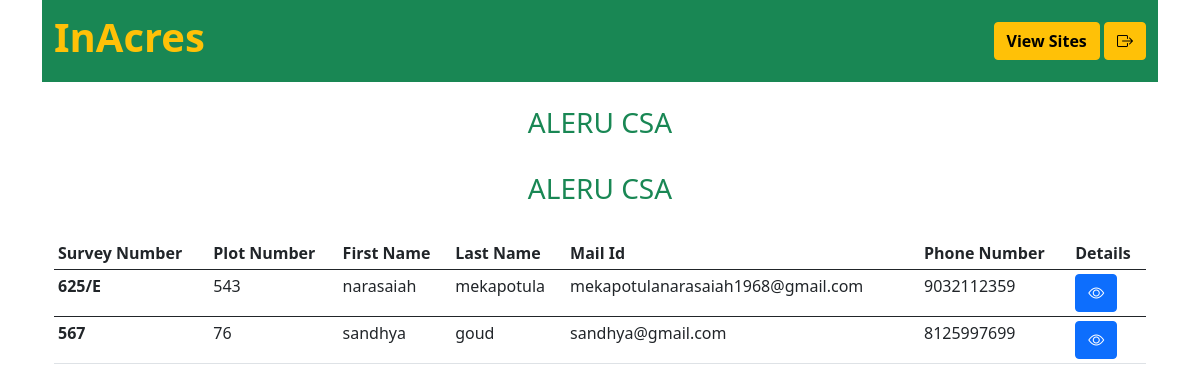
/user_details/aleru/ (signed in), run on the app's committed database.
### app/models.py (models this page shows, shortened)
class Document_details(models.Model):
    project_name = models.ForeignKey(New_project, on_delete=models.CASCADE)
    plot_no = models.ForeignKey(New_registration, on_delete=models.CASCADE, related_name='plot_nos')
    katha_no = models.CharField(max_length=50, blank=False, null=False, unique=True, help_text='Enter Katha Number..')
    new_passbook_no = models.CharField(max_length=50, blank=False, null=False, unique=True, help_text='Enter passbook Number..')
    document_no = models.CharField(max_length=100, blank=False, null=False, unique=True, help_text='Enter Extent document number..')
    aadhar_no = models.BigIntegerField( unique=True, help_text='Enter Aadhar Number..')
    pass_photo = models.ImageField(upload_to='app/',null=False, blank=False, editable=True,  help_text='Upload Passport size Image..')
    passbook_photo = models.ImageField(upload_to='app/',null=False, blank=False, editable=True,  help_text='Upload passbook Image..')
    Note = models.TextField(help_text='please enter note..')

class New_project(models.Model):
    project_name = models.CharField(max_length=100, unique=True, blank=False, null=False)

class New_registration(models.Model):
    STATE = (
        ('AP', 'ANDHRA PRADESH'),
        ('TS', 'TELANGANA')
    )
    project_name = models.ForeignKey(New_project, on_delete=models.CASCADE)
    plot_no = models.CharField(max_length=20, unique=True, blank=False, null=False)
    first_name = models.CharField(max_length=100, blank=False, null=False)
    last_name = models.CharField(max_length=100, blank=False, null=False)
    mail_id = models.EmailField(max_length=100, blank=False, null=False)
    mobile_no  = models.CharField(max_length=15, blank=False, null=False, unique=True)
    survey_no = models.CharField(max_length=50, blank=False, null=False)
    address = models.CharField(max_length=150, blank=False, null=False)
    mandal = models.CharField(max_length=50, null=True, blank=True)
    city = models.CharField(max_length=50, blank=False, null=False)
    district = models.CharField(max_length=50, blank=False, null=False)
    state = models.CharField(max_length=50, choices=STATE)
    pincode = models.CharField(max_length=6)

### app/views.py (the view)
# urls.py: path('user_details/aleru/', views.user_details_aleru, name='userdetailsaleru'),
@login_required
def user_details_aleru(request):
   query = Document_details.objects.filter(project_name__project_name='ALERU CSA')
   return render(request, 'app/user_details_aleru.html', {'query': query})

### app/templates/app/user_details_aleru.html (shortened to what this page needs)
{% extends 'app/base.html' %}
{% load static %}
{% load bootstrap5 %}
{% block content %}
{% for project in query %}
  <div class="row">
    <div class="col text-center">
      <b><h3 class='text-success'>{{project.project_name.project_name}}</h3></b>
    </div>
  </div>
{% endfor %}</br>
<div class='container table-responsive'>
<table class="table table-hover table-sm">
  <thead>
    <tr>
      <th scope="col">Survey Number</th>
      <th scope="col">Plot Number</th>
      <th scope="col">First Name</th>
      <th scope="col">Last Name</th>
      <th scope="col">Mail Id</th>
      <th scope="col">Phone Number</th>
      <th scope='col'>Details</th>
    </tr>
  </thead>
  {% for project in query %}
  <tbody>
    <tr>
      <th scope="row">{{project.plot_no.survey_no}}</th>
      <td>{{project.plot_no.plot_no}}</td>
      <td>{{project.plot_no.first_name}}</td>
      <td>{{project.plot_no.last_name}}</td>
      <td>{{project.plot_no.mail_id}}</td>
      <td>{{project.plot_no.mobile_no}}</td>
      <td><a href="{% url 'app:details'  pk=project.pk %}"><i class="bi bi-eye btn btn-primary" aria-hidden="true"></i> </a></td>
    </tr>
    {% endfor %}
  </tbody>
</table>
 </div>
{% endblock %}

### app/templates/app/base.html (shortened to what this page needs)
<!DOCTYPE html>
<html lang="en">
{% load bootstrap5 %}
<head>
<link href="https://cdn.jsdelivr.net/npm/bootstrap@5.0.2/dist/css/bootstrap.min.css" rel="stylesheet">
<link rel="stylesheet" href="https://cdn.jsdelivr.net/npm/bootstrap-icons@1.5.0/font/bootstrap-icons.css">
</head>
<body>
<main class="container">
<nav class="navbar sticky-top navbar-success bg-success">
  <div class="container-fluid">
    <a class="navbar-brand"><h1 class='text-warning'><b>InAcres</b></h1></a>
  {% if user.is_authenticated %}
  <div>
  <a href='{% url 'app:sites' %}' type="button" class="btn btn-warning" style='text-color:#FF4500'> <b>View Sites</b> </a>
   <a class="btn btn-warning" href="{% url 'app:logout' %}"><b><i class="bi bi-box-arrow-right"></i></b></a></div>
  {% endif %}
</div></nav>
 {% block content %}
{% endblock %}
 </main>
</body>
</html>

### data on the page
Document_details: project_name.project_name "ALERU CSA", plot_no.survey_no "625/E", plot_no.plot_no "543", plot_no.first_name "narasaiah", plot_no.last_name "mekapotula", plot_no.mail_id "mekapotulanarasaiah1968@gmail.com", plot_no.mobile_no "9032112359"
Document_details: project_name.project_name "ALERU CSA", plot_no.survey_no "567", plot_no.plot_no "76", plot_no.first_name "sandhya", plot_no.last_name "goud", plot_no.mail_id "sandhya@gmail.com", plot_no.mobile_no "8125997699"
